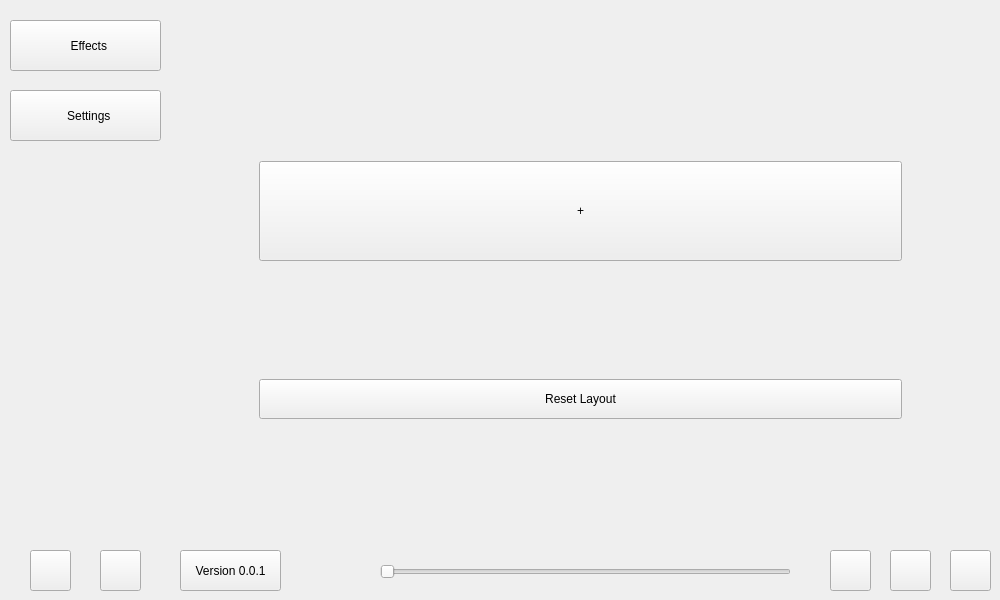
<?xml version="1.0" encoding="UTF-8"?>
<ui version="4.0">
 <author>milan338</author>
 <class>Form</class>
 <widget class="QWidget" name="Form">
  <property name="geometry">
   <rect>
    <x>0</x>
    <y>0</y>
    <width>1000</width>
    <height>600</height>
   </rect>
  </property>
  <property name="sizePolicy">
   <sizepolicy hsizetype="Preferred" vsizetype="Minimum">
    <horstretch>0</horstretch>
    <verstretch>0</verstretch>
   </sizepolicy>
  </property>
  <property name="minimumSize">
   <size>
    <width>1000</width>
    <height>600</height>
   </size>
  </property>
  <property name="maximumSize">
   <size>
    <width>1000</width>
    <height>600</height>
   </size>
  </property>
  <property name="windowTitle">
   <string>Form</string>
  </property>
  <property name="styleSheet">
   <string notr="true"/>
  </property>
  <property name="style" stdset="0">
   <string>main</string>
  </property>
  <widget class="QPushButton" name="btn_menu_effects">
   <property name="geometry">
    <rect>
     <x>10</x>
     <y>20</y>
     <width>151</width>
     <height>51</height>
    </rect>
   </property>
   <property name="styleSheet">
    <string notr="true"/>
   </property>
   <property name="text">
    <string>  Effects</string>
   </property>
   <property name="icon">
    <iconset>
     <normaloff>:/icons/assets/icons/ico_effects.png</normaloff>:/icons/assets/icons/ico_effects.png</iconset>
   </property>
   <property name="iconSize">
    <size>
     <width>20</width>
     <height>20</height>
    </size>
   </property>
   <property name="style" stdset="0">
    <string>sidebar</string>
   </property>
  </widget>
  <widget class="QPushButton" name="btn_menu_settings">
   <property name="geometry">
    <rect>
     <x>10</x>
     <y>90</y>
     <width>151</width>
     <height>51</height>
    </rect>
   </property>
   <property name="styleSheet">
    <string notr="true"/>
   </property>
   <property name="text">
    <string>  Settings</string>
   </property>
   <property name="icon">
    <iconset>
     <normaloff>:/icons/assets/icons/ico_settings.png</normaloff>:/icons/assets/icons/ico_settings.png</iconset>
   </property>
   <property name="iconSize">
    <size>
     <width>20</width>
     <height>20</height>
    </size>
   </property>
   <property name="style" stdset="0">
    <string>sidebar</string>
   </property>
  </widget>
  <widget class="QWidget" name="bar_left" native="true">
   <property name="geometry">
    <rect>
     <x>0</x>
     <y>0</y>
     <width>171</width>
     <height>601</height>
    </rect>
   </property>
   <property name="styleSheet">
    <string notr="true"/>
   </property>
   <property name="style" stdset="0">
    <string>sidebar</string>
   </property>
   <layout class="QHBoxLayout" name="horizontalLayout"/>
  </widget>
  <widget class="QWidget" name="bar_bottom" native="true">
   <property name="geometry">
    <rect>
     <x>170</x>
     <y>540</y>
     <width>831</width>
     <height>61</height>
    </rect>
   </property>
   <property name="styleSheet">
    <string notr="true"/>
   </property>
   <property name="style" stdset="0">
    <string>bottombar</string>
   </property>
   <layout class="QHBoxLayout" name="horizontalLayout_5"/>
  </widget>
  <widget class="QPushButton" name="btn_effect_off">
   <property name="geometry">
    <rect>
     <x>950</x>
     <y>550</y>
     <width>41</width>
     <height>41</height>
    </rect>
   </property>
   <property name="styleSheet">
    <string notr="true"/>
   </property>
   <property name="text">
    <string/>
   </property>
   <property name="icon">
    <iconset>
     <normaloff>:/icons/assets/icons/ico_power.png</normaloff>:/icons/assets/icons/ico_power.png</iconset>
   </property>
   <property name="iconSize">
    <size>
     <width>32</width>
     <height>32</height>
    </size>
   </property>
   <property name="style" stdset="0">
    <string>bottombar</string>
   </property>
  </widget>
  <widget class="QPushButton" name="btn_device_information">
   <property name="geometry">
    <rect>
     <x>890</x>
     <y>550</y>
     <width>41</width>
     <height>41</height>
    </rect>
   </property>
   <property name="styleSheet">
    <string notr="true"/>
   </property>
   <property name="text">
    <string/>
   </property>
   <property name="icon">
    <iconset>
     <normaloff>:/icons/assets/icons/ico_information.png</normaloff>:/icons/assets/icons/ico_information.png</iconset>
   </property>
   <property name="iconSize">
    <size>
     <width>32</width>
     <height>32</height>
    </size>
   </property>
   <property name="style" stdset="0">
    <string>bottombar</string>
   </property>
  </widget>
  <widget class="QPushButton" name="btn_list_device">
   <property name="geometry">
    <rect>
     <x>30</x>
     <y>550</y>
     <width>41</width>
     <height>41</height>
    </rect>
   </property>
   <property name="styleSheet">
    <string notr="true"/>
   </property>
   <property name="text">
    <string/>
   </property>
   <property name="icon">
    <iconset>
     <normaloff>:/icons/assets/icons/ico_devices.png</normaloff>:/icons/assets/icons/ico_devices.png</iconset>
   </property>
   <property name="iconSize">
    <size>
     <width>32</width>
     <height>32</height>
    </size>
   </property>
   <property name="style" stdset="0">
    <string>sidebar</string>
   </property>
  </widget>
  <widget class="QPushButton" name="btn_list_strip">
   <property name="geometry">
    <rect>
     <x>100</x>
     <y>550</y>
     <width>41</width>
     <height>41</height>
    </rect>
   </property>
   <property name="styleSheet">
    <string notr="true"/>
   </property>
   <property name="text">
    <string/>
   </property>
   <property name="icon">
    <iconset>
     <normaloff>:/icons/assets/icons/ico_strips.png</normaloff>:/icons/assets/icons/ico_strips.png</iconset>
   </property>
   <property name="iconSize">
    <size>
     <width>32</width>
     <height>32</height>
    </size>
   </property>
   <property name="style" stdset="0">
    <string>sidebar</string>
   </property>
  </widget>
  <widget class="QPushButton" name="btn_device_debug">
   <property name="geometry">
    <rect>
     <x>830</x>
     <y>550</y>
     <width>41</width>
     <height>41</height>
    </rect>
   </property>
   <property name="styleSheet">
    <string notr="true"/>
   </property>
   <property name="text">
    <string/>
   </property>
   <property name="icon">
    <iconset>
     <normaloff>:/icons/assets/icons/ico_debug.png</normaloff>:/icons/assets/icons/ico_debug.png</iconset>
   </property>
   <property name="iconSize">
    <size>
     <width>32</width>
     <height>32</height>
    </size>
   </property>
   <property name="style" stdset="0">
    <string>bottombar</string>
   </property>
  </widget>
  <widget class="QStackedWidget" name="main_menus">
   <property name="geometry">
    <rect>
     <x>230</x>
     <y>0</y>
     <width>681</width>
     <height>541</height>
    </rect>
   </property>
   <property name="focusPolicy">
    <enum>Qt::NoFocus</enum>
   </property>
   <property name="styleSheet">
    <string notr="true"/>
   </property>
   <property name="currentIndex">
    <number>0</number>
   </property>
   <widget class="QWidget" name="menu_effects">
    <property name="styleSheet">
     <string notr="true"/>
    </property>
    <widget class="QScrollArea" name="effects_scroll_region">
     <property name="enabled">
      <bool>true</bool>
     </property>
     <property name="geometry">
      <rect>
       <x>20</x>
       <y>0</y>
       <width>661</width>
       <height>541</height>
      </rect>
     </property>
     <property name="sizePolicy">
      <sizepolicy hsizetype="Preferred" vsizetype="Preferred">
       <horstretch>0</horstretch>
       <verstretch>0</verstretch>
      </sizepolicy>
     </property>
     <property name="minimumSize">
      <size>
       <width>0</width>
       <height>0</height>
      </size>
     </property>
     <property name="layoutDirection">
      <enum>Qt::RightToLeft</enum>
     </property>
     <property name="styleSheet">
      <string notr="true"/>
     </property>
     <property name="frameShape">
      <enum>QFrame::NoFrame</enum>
     </property>
     <property name="verticalScrollBarPolicy">
      <enum>Qt::ScrollBarAlwaysOff</enum>
     </property>
     <property name="horizontalScrollBarPolicy">
      <enum>Qt::ScrollBarAlwaysOff</enum>
     </property>
     <property name="sizeAdjustPolicy">
      <enum>QAbstractScrollArea::AdjustIgnored</enum>
     </property>
     <property name="widgetResizable">
      <bool>true</bool>
     </property>
     <widget class="QWidget" name="effects_scroll_region_widgets">
      <property name="geometry">
       <rect>
        <x>0</x>
        <y>0</y>
        <width>661</width>
        <height>541</height>
       </rect>
      </property>
      <property name="sizePolicy">
       <sizepolicy hsizetype="Preferred" vsizetype="Preferred">
        <horstretch>0</horstretch>
        <verstretch>0</verstretch>
       </sizepolicy>
      </property>
      <property name="minimumSize">
       <size>
        <width>0</width>
        <height>0</height>
       </size>
      </property>
      <property name="style" stdset="0">
       <string>scrollregion</string>
      </property>
      <layout class="QVBoxLayout" name="verticalLayout_2">
       <item>
        <layout class="QVBoxLayout" name="main_menu_button_layout">
         <property name="spacing">
          <number>6</number>
         </property>
         <property name="sizeConstraint">
          <enum>QLayout::SetDefaultConstraint</enum>
         </property>
         <property name="rightMargin">
          <number>0</number>
         </property>
        </layout>
       </item>
       <item>
        <spacer name="menu_effect_bottom_spacer">
         <property name="orientation">
          <enum>Qt::Vertical</enum>
         </property>
         <property name="sizeType">
          <enum>QSizePolicy::Fixed</enum>
         </property>
         <property name="sizeHint" stdset="0">
          <size>
           <width>20</width>
           <height>40</height>
          </size>
         </property>
        </spacer>
       </item>
       <item>
        <widget class="QPushButton" name="btn_menu_effect_new">
         <property name="sizePolicy">
          <sizepolicy hsizetype="Minimum" vsizetype="Minimum">
           <horstretch>0</horstretch>
           <verstretch>0</verstretch>
          </sizepolicy>
         </property>
         <property name="minimumSize">
          <size>
           <width>0</width>
           <height>100</height>
          </size>
         </property>
         <property name="maximumSize">
          <size>
           <width>700</width>
           <height>100</height>
          </size>
         </property>
         <property name="styleSheet">
          <string notr="true"/>
         </property>
         <property name="text">
          <string>+</string>
         </property>
         <property name="style" stdset="0">
          <string>secondary</string>
         </property>
        </widget>
       </item>
       <item>
        <widget class="QPushButton" name="btn_menu_effect_reset">
         <property name="sizePolicy">
          <sizepolicy hsizetype="Minimum" vsizetype="Minimum">
           <horstretch>0</horstretch>
           <verstretch>0</verstretch>
          </sizepolicy>
         </property>
         <property name="minimumSize">
          <size>
           <width>0</width>
           <height>40</height>
          </size>
         </property>
         <property name="maximumSize">
          <size>
           <width>700</width>
           <height>40</height>
          </size>
         </property>
         <property name="styleSheet">
          <string notr="true"/>
         </property>
         <property name="text">
          <string>Reset Layout</string>
         </property>
         <property name="style" stdset="0">
          <string>tertiary</string>
         </property>
        </widget>
       </item>
      </layout>
     </widget>
    </widget>
   </widget>
   <widget class="QWidget" name="menu_settings">
    <widget class="QScrollArea" name="settings_scroll_region">
     <property name="geometry">
      <rect>
       <x>20</x>
       <y>0</y>
       <width>661</width>
       <height>551</height>
      </rect>
     </property>
     <property name="layoutDirection">
      <enum>Qt::RightToLeft</enum>
     </property>
     <property name="styleSheet">
      <string notr="true"/>
     </property>
     <property name="frameShape">
      <enum>QFrame::NoFrame</enum>
     </property>
     <property name="verticalScrollBarPolicy">
      <enum>Qt::ScrollBarAlwaysOff</enum>
     </property>
     <property name="horizontalScrollBarPolicy">
      <enum>Qt::ScrollBarAlwaysOff</enum>
     </property>
     <property name="widgetResizable">
      <bool>true</bool>
     </property>
     <widget class="QWidget" name="settings_scroll_region_widgets">
      <property name="geometry">
       <rect>
        <x>0</x>
        <y>0</y>
        <width>661</width>
        <height>551</height>
       </rect>
      </property>
      <property name="style" stdset="0">
       <string>scrollregion</string>
      </property>
      <layout class="QVBoxLayout" name="verticalLayout_3">
       <item>
        <layout class="QVBoxLayout" name="settings_button_layout"/>
       </item>
       <item>
        <widget class="QPushButton" name="btn_settings_reset">
         <property name="sizePolicy">
          <sizepolicy hsizetype="Minimum" vsizetype="Minimum">
           <horstretch>0</horstretch>
           <verstretch>0</verstretch>
          </sizepolicy>
         </property>
         <property name="minimumSize">
          <size>
           <width>0</width>
           <height>40</height>
          </size>
         </property>
         <property name="maximumSize">
          <size>
           <width>700</width>
           <height>40</height>
          </size>
         </property>
         <property name="styleSheet">
          <string notr="true"/>
         </property>
         <property name="text">
          <string>Reset Settings</string>
         </property>
         <property name="style" stdset="0">
          <string>tertiary</string>
         </property>
        </widget>
       </item>
       <item>
        <spacer name="menu_settings_bottom_spacer">
         <property name="orientation">
          <enum>Qt::Vertical</enum>
         </property>
         <property name="sizeType">
          <enum>QSizePolicy::Fixed</enum>
         </property>
         <property name="sizeHint" stdset="0">
          <size>
           <width>20</width>
           <height>10</height>
          </size>
         </property>
        </spacer>
       </item>
      </layout>
     </widget>
    </widget>
   </widget>
  </widget>
  <widget class="QPushButton" name="btn_version">
   <property name="geometry">
    <rect>
     <x>180</x>
     <y>550</y>
     <width>101</width>
     <height>41</height>
    </rect>
   </property>
   <property name="styleSheet">
    <string notr="true"/>
   </property>
   <property name="text">
    <string>Version 0.0.1</string>
   </property>
   <property name="iconSize">
    <size>
     <width>32</width>
     <height>32</height>
    </size>
   </property>
   <property name="style" stdset="0">
    <string>bottombar</string>
   </property>
  </widget>
  <widget class="QSlider" name="slider_brightness">
   <property name="geometry">
    <rect>
     <x>380</x>
     <y>561</y>
     <width>411</width>
     <height>21</height>
    </rect>
   </property>
   <property name="toolTip">
    <string/>
   </property>
   <property name="toolTipDuration">
    <number>2</number>
   </property>
   <property name="statusTip">
    <string/>
   </property>
   <property name="whatsThis">
    <string/>
   </property>
   <property name="styleSheet">
    <string notr="true"/>
   </property>
   <property name="orientation">
    <enum>Qt::Horizontal</enum>
   </property>
  </widget>
  <zorder>main_menus</zorder>
  <zorder>bar_bottom</zorder>
  <zorder>bar_left</zorder>
  <zorder>btn_menu_effects</zorder>
  <zorder>btn_menu_settings</zorder>
  <zorder>btn_list_device</zorder>
  <zorder>btn_list_strip</zorder>
  <zorder>btn_version</zorder>
  <zorder>btn_device_debug</zorder>
  <zorder>btn_device_information</zorder>
  <zorder>btn_effect_off</zorder>
  <zorder>slider_brightness</zorder>
 </widget>
 <resources>
  <include location="../../../../resources.qrc"/>
 </resources>
 <connections/>
</ui>
